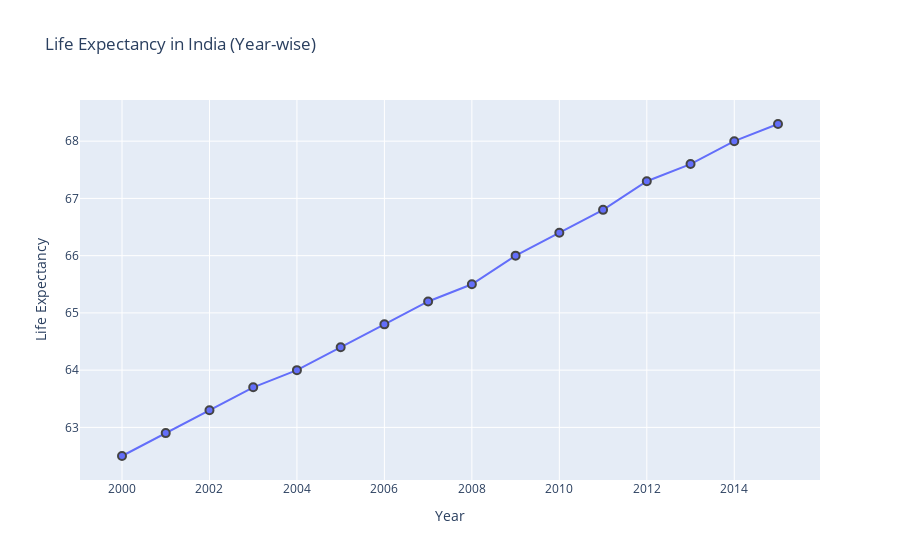

The cell this chart's notebook holds for it:
### Code cell
df_india = df[df['Country'] == 'India']

# Create interactive line graph
fig = px.line(df_india, x='Year', y='Life expectancy ',
              title='Life Expectancy in India (Year-wise)',
              hover_data={'Life expectancy ': ':.1f'})
fig.update_layout(xaxis_title='Year', yaxis_title='Life Expectancy')
fig.update_traces(mode='markers+lines', marker=dict(size=8, line=dict(width=2)))
fig.show()

### Figure 1 — Plotly figure (JSON) as saved in the notebook; plotly's stock layout.template omitted (floating-point values rounded to 4 significant figures)
{"data": [{"hovertemplate": "Year=%{x}<br>Life expectancy =%{y:.1f}<extra></extra>", "legendgroup": "", "line": {"color": "#636efa", "dash": "solid"}, "marker": {"line": {"width": 2}, "size": 8, "symbol": "circle"}, "mode": "markers+lines", "name": "", "orientation": "v", "showlegend": false, "type": "scatter", "x": [2015, 2014, 2013, 2012, 2011, 2010, 2009, 2008, 2007, 2006, 2005, 2004, 2003, 2002, 2001, 2000], "xaxis": "x", "y": [68.3, 68, 67.6, 67.3, 66.8, 66.4, 66, 65.5, 65.2, 64.8, 64.4, 64, 63.7, 63.3, 62.9, 62.5], "yaxis": "y"}], "layout": {"legend": {"tracegroupgap": 0}, "title": {"text": "Life Expectancy in India (Year-wise)"}, "xaxis": {"anchor": "y", "domain": [0, 1], "title": {"text": "Year"}}, "yaxis": {"anchor": "x", "domain": [0, 1], "title": {"text": "Life Expectancy"}}}}
